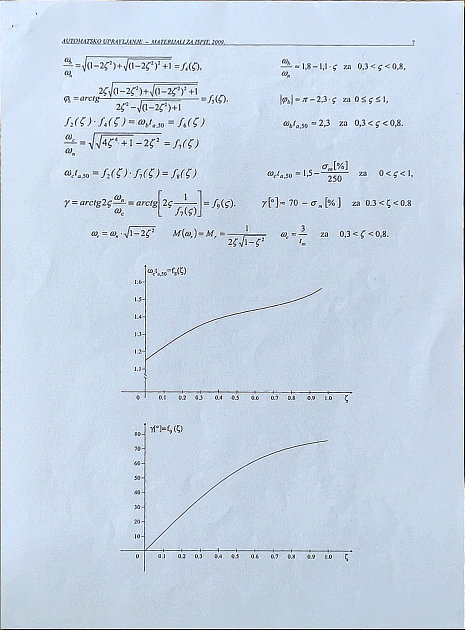
#> input picture scan_1.png, 929 x 1259 px, given in place of the camera (shown at 1/2 size)
$ python 'scanner copy.py'
#> lines starting #> are read from the running program, lines starting #| are printed output that depends on the picture; after the words box and inside, x2 and y2 are one past the last pixel; in counts of white or black regions, pixels touching at a corner belong together
# Importing the required libraries
from pyimagesearch.transform import four_point_transform
from skimage.filters import threshold_local
from skimage.filters import threshold_yen
from skimage.exposure import rescale_intensity
import numpy as np
import argparse
import cv2
import imutils

# Function to show the scanned document
def scan(image):
    ratio = image.shape[0] / 720.0
    orig = image.copy()
    image = imutils.resize(image, height = 720)
    # convert the image to grayscale, blur it, and find edges
    gray = cv2.cvtColor(image, cv2.COLOR_BGR2GRAY)
    gray = cv2.GaussianBlur(gray, (5, 5), 0)
    edged = cv2.Canny(gray, 50, 200)
    # save the contours
    cnts = cv2.findContours(edged.copy(), cv2.RETR_LIST, cv2.CHAIN_APPROX_SIMPLE)
    cnts = imutils.grab_contours(cnts)
    cnts = sorted(cnts, key = cv2.contourArea, reverse = True)[:5]
    # loop over the contours
    for c in cnts:
        # approximate the contour
        peri = cv2.arcLength(c, True)
        approx = cv2.approxPolyDP(c, 0.03 * peri, True)
        # if our contour has four points, it should be the scanned document
        if len(approx) == 4:
            screenCnt = approx
            # show the contour on the display
            cv2.drawContours(image, [screenCnt], -1, (0, 255, 0), 2)
            # four point transform the detected document
            warped = four_point_transform(orig, screenCnt.reshape(4, 2) * ratio)
            # convert the warped image to grayscale
            warped = cv2.cvtColor(warped, cv2.COLOR_BGR2GRAY)
            # show the scanned document
            cv2.imshow('warped',warped)
            break
        else:
            # alert the user so they can try to adjust the paper so the contours get detected
            print("Contour not found!")

# Similar function to scan() but only for displaying each frame with detected contours
def showcontours(image):
    ratio = image.shape[0] / 720.0
    orig = image.copy()
    image = imutils.resize(image, height = 720)
    gray = cv2.cvtColor(image, cv2.COLOR_BGR2GRAY)
    gray = cv2.GaussianBlur(gray, (5, 5), 0)
    edged = cv2.Canny(gray, 30, 200)
    cv2.imshow('edged',edged)
    cnts = cv2.findContours(edged.copy(), cv2.RETR_LIST, cv2.CHAIN_APPROX_SIMPLE)
    cnts = imutils.grab_contours(cnts)
    cnts = sorted(cnts, key = cv2.contourArea, reverse = True)[:5]
    for c in cnts:
        peri = cv2.arcLength(c, True)
        approx = cv2.approxPolyDP(c, 0.03 * peri, True)
        if len(approx) == 4:
            screenCnt = approx
            cv2.drawContours(image, [screenCnt], -1, (255, 0, 0), 2)
            break
        else:
            print("Contour not found!")
    # show the individual frame
    cv2.imshow('image',image)

def crop_center(img,cropx,cropy):
    y = img.shape[0]
    x = img.shape[1]
    startx = x//2-(cropx//2)
    starty = y//2-(cropy//2)
    return img[starty:starty+cropy,startx:startx+cropx]

# load webcam feed and set dimensions to full HD
cam = cv2.VideoCapture(0)
cam.set(3,1920)
cam.set(4,1080)

img_counter = 0


# infinitely show teh recieved frame from the webcam until a key is pressed
while True:
    ret, frame = cam.read()
#> frame is the input picture: shape (1259, 929, 3); mean B, G, R 229.6, 213.2, 198.6
    frame = crop_center(frame,1280,720)
#> in crop_center, `return img[starty:starty+cropy,startx:startx+cropx]`:
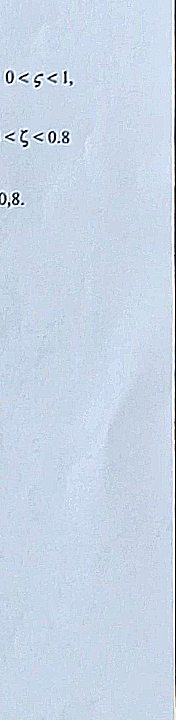
#> returned value: shape (720, 176, 3); mean of channels 0, 1, 2 230.4, 213.2, 199.1; drawn as B, G, R

    if not ret:
        print("failed to grab frame")
        break
    showcontours(frame)
#> in showcontours, `gray = cv2.cvtColor(image, cv2.COLOR_BGR2GRAY)`:
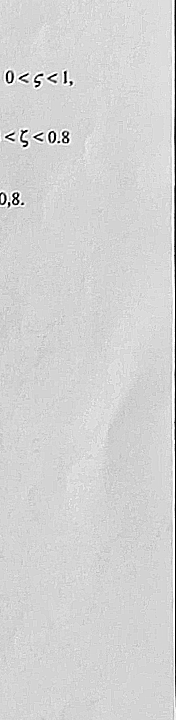
#> gray: shape (720, 176); min 0, max 255, mean 211
#> in showcontours, `gray = cv2.GaussianBlur(gray, (5, 5), 0)`:
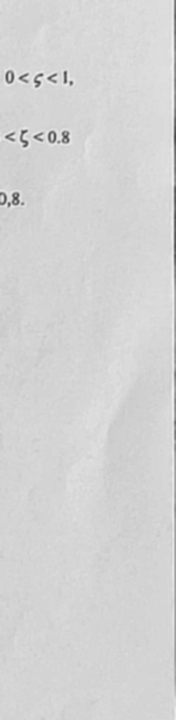
#> gray: shape (720, 176); min 58, max 241, mean 211.3
#> in showcontours, `edged = cv2.Canny(gray, 30, 200)`:
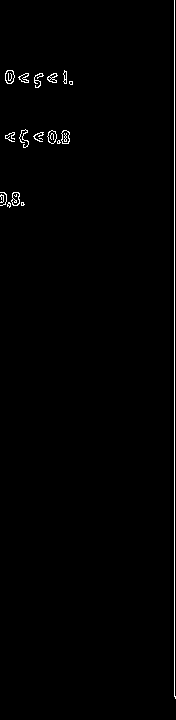
#> edged: shape (720, 176); 1% white in thin lines or dots
#> in showcontours, `cnts = cv2.findContours(edged.copy(), cv2.RETR_LIST, cv2.CHAIN_APPROX_..`: cnts = 40 contours, 28 with area under 20; largest, box (x1, y1, x2, y2) and area: (5, 70, 15, 84) 98, (5, 70, 15, 84) 90, (11, 192, 20, 206) 86, (47, 130, 57, 144) 86, (61, 130, 70, 144) 86
#> in showcontours, `cnts = sorted(cnts, key = cv2.contourArea, reverse = True)[:5]`: cnts = 5 contours; box (x1, y1, x2, y2) and area: (5, 70, 15, 84) 98, (5, 70, 15, 84) 90, (11, 192, 20, 206) 86, (47, 130, 57, 144) 86, (61, 130, 70, 144) 86
#> the loop in showcontours, `for c in cnts:` made 5 passes
#> peri on passes 1 to 5: 38.73, 36.38, 39.56, 37.56, 40.14
#| Contour not found!
#| Contour not found!
#| Contour not found!
#| Contour not found!
#| Contour not found!

    k = cv2.waitKey(1)
#> (key Esc is pressed here)
    if k%256 == 27:
        # ESC was pressed
        print("Closing...")
        break
    elif k%256 == 32:
        # SPACE was pressed
        img_name = "scan_{}.png".format(img_counter)
        cv2.imwrite(img_name, frame)
        print("{} written!".format(img_name))
        img_counter += 1
        scan(frame)


cam.release()

cv2.destroyAllWindows()
